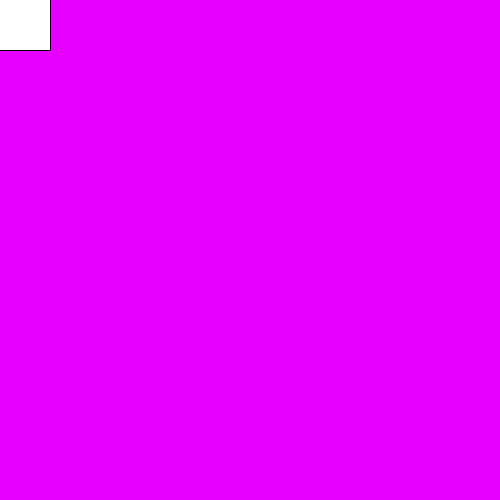
Frame 1 (no input)
Frame 60 (the mouse pressed at the canvas centre just before this capture): identical to frame 1, image omitted
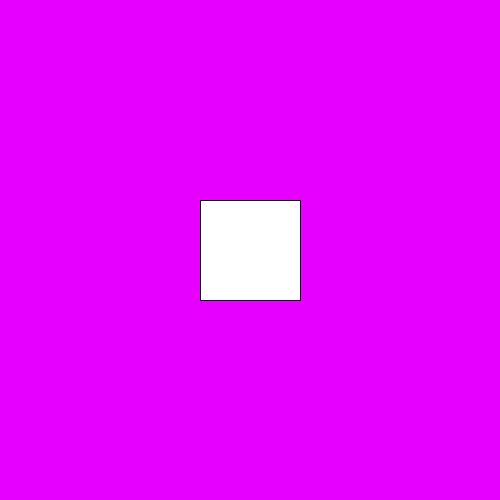
Frame 120 (the mouse held since frame 60 and released just before this capture)

The Processing sketch that drew these frames (run headless with seeded random() and noise(); from frame 60 on, the mouse is pressed at the canvas centre):

// Processing sketch: sketch2
// ── sketch2.pde
void setup()
{
  size (500,500);
}

void draw()
{  
  background(#E500FF);
   rect(mouseX-50,mouseY-50,100,100);
}
